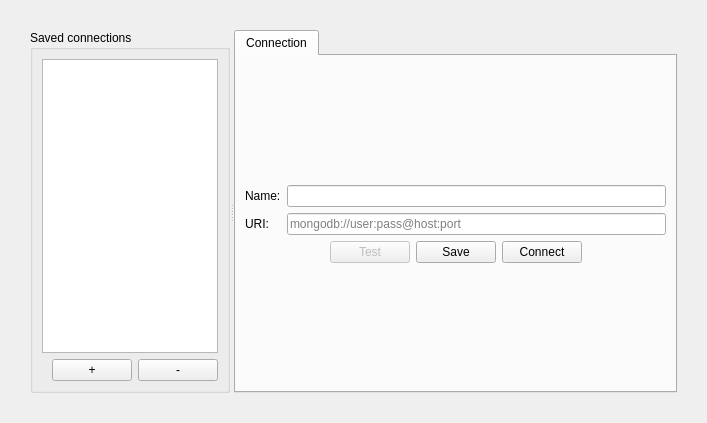
<?xml version="1.0" encoding="UTF-8"?>
<ui version="4.0">
 <class>Form</class>
 <widget class="QWidget" name="Form">
  <property name="geometry">
   <rect>
    <x>0</x>
    <y>0</y>
    <width>707</width>
    <height>423</height>
   </rect>
  </property>
  <property name="windowTitle">
   <string>Form</string>
  </property>
  <layout class="QVBoxLayout" name="verticalLayout_2">
   <property name="leftMargin">
    <number>30</number>
   </property>
   <property name="topMargin">
    <number>30</number>
   </property>
   <property name="rightMargin">
    <number>30</number>
   </property>
   <property name="bottomMargin">
    <number>30</number>
   </property>
   <item>
    <widget class="QSplitter" name="splitter">
     <property name="orientation">
      <enum>Qt::Horizontal</enum>
     </property>
     <widget class="QGroupBox" name="groupBox">
      <property name="maximumSize">
       <size>
        <width>200</width>
        <height>16777215</height>
       </size>
      </property>
      <property name="title">
       <string>Saved connections</string>
      </property>
      <layout class="QVBoxLayout" name="verticalLayout">
       <item>
        <widget class="QListView" name="listView"/>
       </item>
       <item>
        <layout class="QHBoxLayout" name="horizontalLayout_2">
         <item>
          <spacer name="horizontalSpacer_3">
           <property name="orientation">
            <enum>Qt::Horizontal</enum>
           </property>
           <property name="sizeHint" stdset="0">
            <size>
             <width>40</width>
             <height>20</height>
            </size>
           </property>
          </spacer>
         </item>
         <item>
          <widget class="QPushButton" name="createBtn">
           <property name="text">
            <string>+</string>
           </property>
          </widget>
         </item>
         <item>
          <widget class="QPushButton" name="deleteBtn">
           <property name="text">
            <string>-</string>
           </property>
          </widget>
         </item>
        </layout>
       </item>
      </layout>
     </widget>
     <widget class="QTabWidget" name="tabWidget">
      <property name="enabled">
       <bool>true</bool>
      </property>
      <property name="tabShape">
       <enum>QTabWidget::Rounded</enum>
      </property>
      <property name="currentIndex">
       <number>1</number>
      </property>
      <property name="documentMode">
       <bool>false</bool>
      </property>
      <widget class="QWidget" name="tab_3">
       <property name="sizePolicy">
        <sizepolicy hsizetype="Expanding" vsizetype="Preferred">
         <horstretch>0</horstretch>
         <verstretch>0</verstretch>
        </sizepolicy>
       </property>
       <attribute name="title">
        <string>Connection</string>
       </attribute>
       <layout class="QVBoxLayout" name="verticalLayout_3">
        <item>
         <spacer name="verticalSpacer_2">
          <property name="orientation">
           <enum>Qt::Vertical</enum>
          </property>
          <property name="sizeHint" stdset="0">
           <size>
            <width>20</width>
            <height>40</height>
           </size>
          </property>
         </spacer>
        </item>
        <item>
         <layout class="QFormLayout" name="formLayout">
          <item row="0" column="0">
           <widget class="QLabel" name="label">
            <property name="text">
             <string>Name:</string>
            </property>
           </widget>
          </item>
          <item row="0" column="1">
           <widget class="QLineEdit" name="nameLineEdit">
            <property name="sizePolicy">
             <sizepolicy hsizetype="Expanding" vsizetype="Fixed">
              <horstretch>1</horstretch>
              <verstretch>0</verstretch>
             </sizepolicy>
            </property>
            <property name="minimumSize">
             <size>
              <width>300</width>
              <height>0</height>
             </size>
            </property>
           </widget>
          </item>
          <item row="1" column="0">
           <widget class="QLabel" name="label_2">
            <property name="text">
             <string>URI:</string>
            </property>
           </widget>
          </item>
          <item row="1" column="1">
           <widget class="QLineEdit" name="mylineedit">
            <property name="sizePolicy">
             <sizepolicy hsizetype="Expanding" vsizetype="Fixed">
              <horstretch>1</horstretch>
              <verstretch>0</verstretch>
             </sizepolicy>
            </property>
            <property name="minimumSize">
             <size>
              <width>300</width>
              <height>0</height>
             </size>
            </property>
            <property name="placeholderText">
             <string>mongodb://user:pass@host:port</string>
            </property>
           </widget>
          </item>
         </layout>
        </item>
        <item>
         <layout class="QHBoxLayout" name="horizontalLayout" stretch="0,0,0,0,0">
          <item>
           <spacer name="horizontalSpacer">
            <property name="orientation">
             <enum>Qt::Horizontal</enum>
            </property>
            <property name="sizeHint" stdset="0">
             <size>
              <width>40</width>
              <height>20</height>
             </size>
            </property>
           </spacer>
          </item>
          <item>
           <widget class="QPushButton" name="testBtn">
            <property name="enabled">
             <bool>false</bool>
            </property>
            <property name="text">
             <string>Test</string>
            </property>
           </widget>
          </item>
          <item>
           <widget class="QPushButton" name="saveBtn">
            <property name="text">
             <string>Save</string>
            </property>
           </widget>
          </item>
          <item>
           <widget class="QPushButton" name="connectBtn">
            <property name="text">
             <string>Connect</string>
            </property>
           </widget>
          </item>
          <item>
           <spacer name="horizontalSpacer_2">
            <property name="orientation">
             <enum>Qt::Horizontal</enum>
            </property>
            <property name="sizeHint" stdset="0">
             <size>
              <width>40</width>
              <height>20</height>
             </size>
            </property>
           </spacer>
          </item>
         </layout>
        </item>
        <item>
         <spacer name="verticalSpacer">
          <property name="orientation">
           <enum>Qt::Vertical</enum>
          </property>
          <property name="sizeHint" stdset="0">
           <size>
            <width>20</width>
            <height>40</height>
           </size>
          </property>
         </spacer>
        </item>
       </layout>
      </widget>
     </widget>
    </widget>
   </item>
  </layout>
 </widget>
 <resources/>
 <connections/>
</ui>
